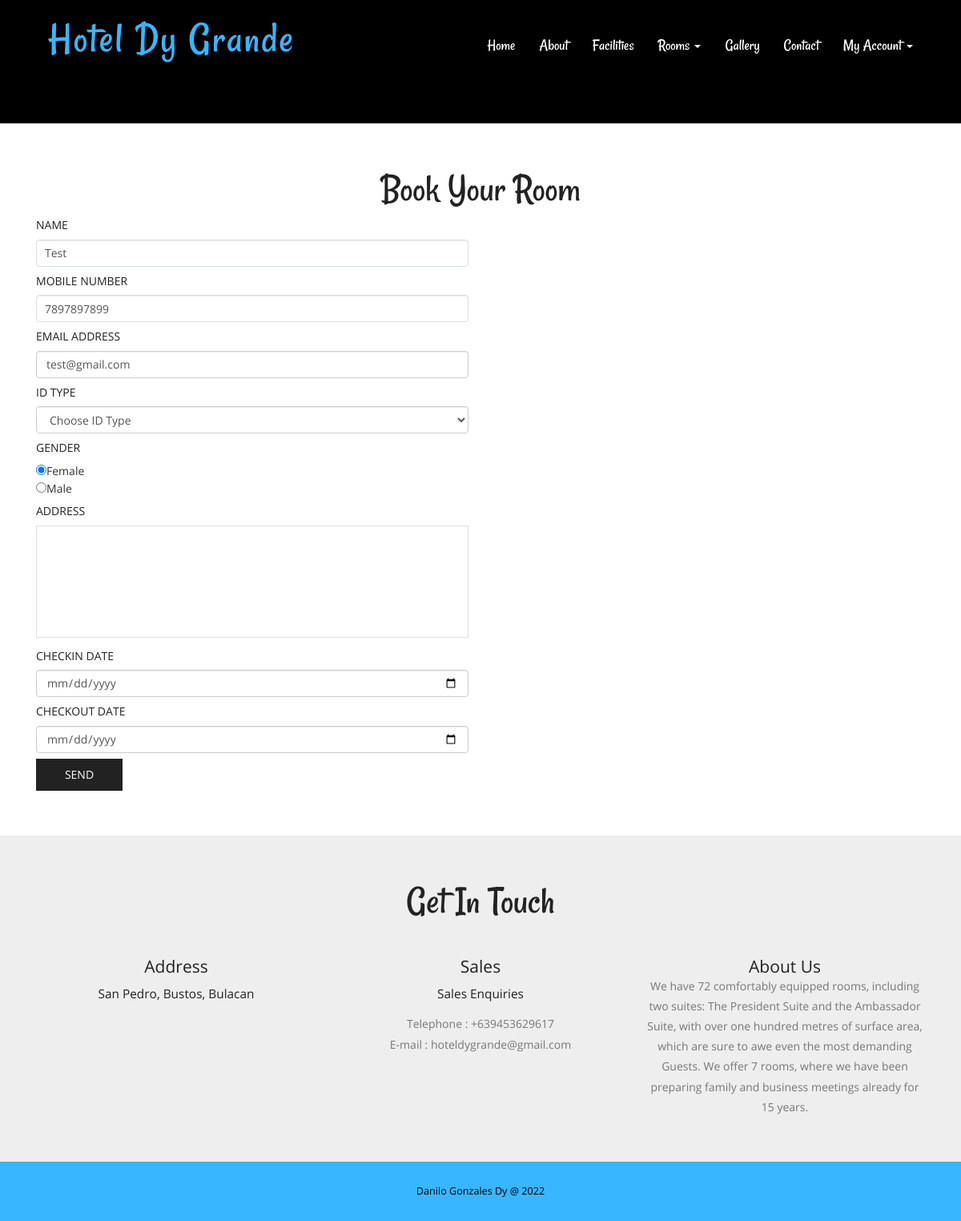
The page /book-room.php (signed in) on the database its author committed.
### tables this page shows
CREATE TABLE `tbluser` (
  `ID` int(10) NOT NULL,
  `FullName` varchar(200) DEFAULT NULL,
  `MobileNumber` bigint(10) DEFAULT NULL,
  `Email` varchar(120) DEFAULT NULL,
  `avatar` text DEFAULT NULL,
  `Password` varchar(120) DEFAULT NULL,
  `status` tinyint(1) NOT NULL,
  `code` text NOT NULL,
  `RegDate` timestamp NULL DEFAULT current_timestamp()
);

CREATE TABLE `tblpage` (
  `ID` int(10) NOT NULL,
  `PageType` varchar(120) DEFAULT NULL,
  `PageTitle` varchar(200) DEFAULT NULL,
  `PageDescription` mediumtext DEFAULT NULL,
  `Email` varchar(120) DEFAULT NULL,
  `MobileNumber` bigint(10) DEFAULT NULL,
  `UpdationDate` timestamp NULL DEFAULT NULL ON UPDATE current_timestamp()
);

### book-room.php (the view, shortened to what this page needs)
<?php
include('includes/dbconnection.php');
if (strlen($_SESSION['hbmsuid']==0)) {
  header('location:logout.php');
  } else{
?>
<!DOCTYPE HTML>
<html>
<head>
<link href="css/bootstrap.css" rel="stylesheet" type="text/css" media="all">
<link href="css/style.css" rel="stylesheet" type="text/css" media="all" />
</head>
<body>
			<div class="header head-top">
				<div class="container">
			<?php include_once('includes/header.php');?>
		</div>
</div>
			<div class="content">
				<div class="contact">
				<div class="container">
					<h2>Book Your Room</h2>
				<div class="contact-grids">
						<div class="col-md-6 contact-right">
							<form method="post">
								<?php
$uid=$_SESSION['hbmsuid'];
$sql="SELECT * from  tbluser where ID=:uid";
$query = $dbh -> prepare($sql);
$query->bindParam(':uid',$uid,PDO::PARAM_STR);
$query->execute();
$results=$query->fetchAll(PDO::FETCH_OBJ);
$cnt=1;
if($query->rowCount() > 0)
{
foreach($results as $row)
{               ?>
								<h5>Name</h5>
								<input type="text"  value="<?php  echo $row->FullName;?>" name="name" class="form-control" required="true" readonly="true">
								<h5>Mobile Number</h5>
								<input type="text" name="phone" class="form-control" required="true" maxlength="10" pattern="[0-9]+" value="<?php  echo $row->MobileNumber;?>" readonly="true">
								<h5>Email Address</h5>
								<input  type="email" value="<?php  echo $row->Email;?>" class="form-control" name="email" required="true" readonly="true"><?php $cnt=$cnt+1;}} ?>
								<h5>ID Type</h5>
								<select  type="text" value="" class="form-control" name="idtype" required="true" class="form-control">
									<option value="">Choose ID Type</option>
									</select>
									<h5>Gender</h5>
								 <p style="text-align: left;"> <input type="radio"  name="gender" id="gender" value="Female" checked="true">Female</p>
                                 <p style="text-align: left;"> <input type="radio" name="gender" id="gender" value="Male">Male</p>
								<h5>Address</h5>
								 <textarea type="text" rows="10" name="address" required="true"></textarea>
								 <h5>Checkin Date</h5>
								<input  type="date" value="" class="form-control" name="checkindate" required="true">
								<h5>Checkout Date</h5>
								<input  type="date" value="" class="form-control" name="checkoutdate" required="true">
								 <input type="submit" value="send" name="submit">
						 	 </form>
						</div>
						<div class="clearfix"></div>
					</div>
				</div>
			</div>
		<?php include_once('includes/getintouch.php');?>
			</div>
			<?php include_once('includes/footer.php');?>
</html><?php }  ?>

### includes/getintouch.php
<div class="touch-section">
					<div class="container">
						<h3>get in touch</h3>
						<div class="touch-grids">
							<?php
$sql="SELECT * from tblpage where PageType='contactus'";
$query = $dbh -> prepare($sql);
$query->execute();
$results=$query->fetchAll(PDO::FETCH_OBJ);
$cnt=1;
if($query->rowCount() > 0)
{
foreach($results as $row)
{               ?>
							<div class="col-md-4 touch-grid">
								<h4>address</h4>
								<h5><?php  echo htmlentities($row->PageDescription);?></h5>
							</div>
							<div class="col-md-4 touch-grid">
								<h4>Sales</h4>
								<h5>Sales Enquiries</h5>
								<p>Telephone : +<?php  echo htmlentities($row->MobileNumber);?></p>
							<p>E-mail : <?php  echo htmlentities($row->Email);?></p>
							</div><?php $cnt=$cnt+1;}} ?>
							<div class="col-md-4 touch-grid">
								<?php
$sql="SELECT * from tblpage where PageType='aboutus'";
$query = $dbh -> prepare($sql);
$query->execute();
$results=$query->fetchAll(PDO::FETCH_OBJ);
$cnt=1;
if($query->rowCount() > 0)
{
foreach($results as $row)
{               ?>
							<h4><?php  echo htmlentities($row->PageTitle);?></h4>
								<p><?php  echo htmlentities($row->PageDescription);?></p>
							</div><?php $cnt=$cnt+1;}} ?>
							<div class="clearfix"></div>
						</div>
					</div>
					</div>

### css/style.css (style rules this page uses)
h1,h2,h3,h4,h5,h6 { padding:0 0; margin:0 0; }
p { padding:0 0; margin:0 0; }
body { padding:0 0; margin:0 0; font-family: 'OpenSans-Regular' }
.header { background:url(../images/banner1.jpg) no-repeat 0px 0px; background-size:cover; -webkit-background-size: cover; -moz-background-size: cover; -o-background-size: cover; -ms-background-size: cover; min-height:764px; padding-bottom: 4em; }
.touch-section { padding: 4em 0; text-align: center; background-color: #eee; }
.touch-grids { margin-top: 3em; }
.touch-grid h4 { font-size: 1.5em; color: #222; text-transform: capitalize; }
.touch-section h3 { font-size: 3.5em; text-transform: capitalize; font-family: 'Rancho-Regular'; color: #222; }
.touch-grid h5 { font-size: 1.1em; padding: 1em 0; color: #222; }
.touch-grid p { font-size: 1em; line-height: 1.8em; color: #777; }
.head-top { min-height: 115px !important; }
.contact { padding: 4em 0; }
.contact h2 { font-size: 3.5em; text-transform: capitalize; font-family: 'Rancho-Regular'; color: #222; text-align:center; }
.contact-right h5 { font-size:1em; text-transform: uppercase; font-weight: 400; padding: 10px 0; color: #222; }
.contact-right input[type="text"] { width: 100%; padding: 10px 10px; font-size: 1em; outline: none; border: 1px solid #dcdee0; }
.contact-right textarea { width: 100%; padding: 10px 10px; font-size: 1em; height: 10em; resize: none; outline: none; border: 1px solid #dcdee0; }
.contact-right input[type="submit"] { width: 20%; font-size: 1em; text-transform: uppercase; background: #222; border: none; outline: none; margin-top: 0.5em; color: #fff; font-weight: 500; padding: 10px 0; }
@media (max-width:1440px) { .header { min-height: 679px; } }
@media (max-width:1366px) { .header { min-height: 652px; } }
@media (max-width:1280px) { .header { min-height: 602px; } }

### rows shown on the page
tbluser: name "Test", phone "7897897899", email "test@gmail.com"
tblpage: PageDescription "San Pedro, Bustos, Bulacan", MobileNumber "639453629617", Email "hoteldygrande@gmail.com"
tblpage: PageTitle "About Us", PageDescription "We have 72 comfortably equipped rooms, including two suites: The President Suite and the Ambassador Suite, with over one hundred metres of surface area, which are sure to awe even the most demanding Guests. We offer 7 rooms, where we have been preparing family and business meetings already for 15 years."
